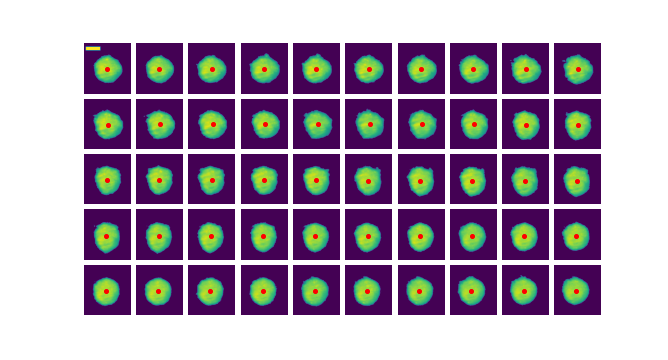
#> input picture llsmvis/extensions/hp3d/template_report_for_single_dataset/check_mass_center_on_smip_XY.png, 668 x 360 px, found by its file name
$ python resize_and_pad_image_to_square.py   (older library calls are emulated)
#> lines starting #> are read from the running program, lines starting #| are printed output that depends on the picture
from PIL import Image, ImageOps
import cv2

desired_size = 368
im_pth = "F:\Papers\Xiyu\compiled_hp3d_report_elements\hp3d\2021-09-22-cell3\check_mass_center_on_smip_XY.png"

# [24 lines of commented-out code are left out]
im = cv2.imread(im_pth)
#> im is the input picture: shape (360, 668, 3); mean B, G, R 172.1, 153.4, 167.5
old_size = im.shape[:2] # old_size is in (height, width) format
#> old_size = (360, 668)
ratio = float(desired_size)/max(old_size)
#> ratio = 0.551
new_size = tuple([int(x*ratio) for x in old_size])
#> new_size = (198, 368)

# new_size should be in (width, height) format
im = cv2.resize(im, (new_size[1], new_size[0]))
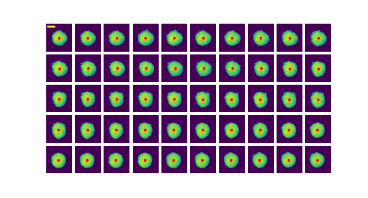
#> im: shape (198, 368, 3); mean B, G, R 172.5, 154, 167.8

delta_w = desired_size - new_size[1]
#> delta_w = 0
delta_h = desired_size - new_size[0]
#> delta_h = 170
top, bottom = delta_h//2, delta_h-(delta_h//2)
#> top = 85; bottom = 85
left, right = delta_w//2, delta_w-(delta_w//2)
#> left = 0; right = 0

color = [0, 0, 0]
new_im = cv2.copyMakeBorder(im, top, bottom, left, right, cv2.BORDER_CONSTANT,
    value=color)
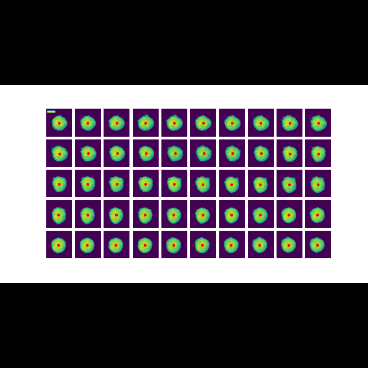
#> new_im: shape (368, 368, 3); mean B, G, R 92.8, 82.8, 90.3

cv2.imshow("image", new_im)
cv2.waitKey(0)
cv2.destroyAllWindows()

$ run again, with llsmvis/extensions/hp3d/template_report_for_single_dataset/check_mass_center_on_smip_XZ.png copied over llsmvis/extensions/hp3d/template_report_for_single_dataset/check_mass_center_on_smip_XY.png
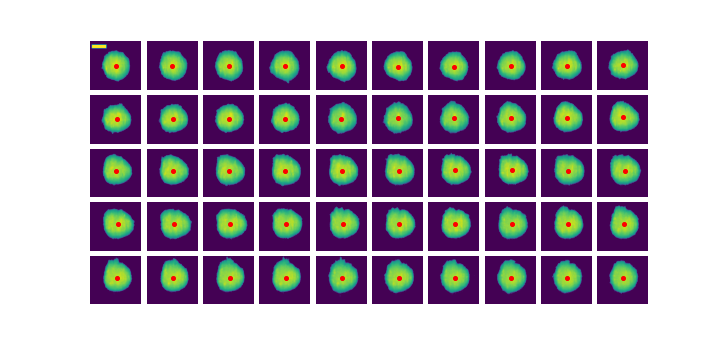
#> input picture llsmvis/extensions/hp3d/template_report_for_single_dataset/check_mass_center_on_smip_XZ.png, 720 x 348 px, found by its file name
#> im is the input picture: shape (348, 720, 3); mean B, G, R 172.5, 154.6, 166.5
#> `im = cv2.resize(im, (new_size[1], new_size[0]))`:
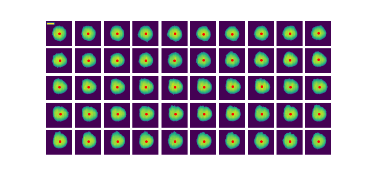
#> im: shape (177, 368, 3); mean B, G, R 172.7, 154.9, 166.7
#> `new_im = cv2.copyMakeBorder(im, top, bottom, left, right, cv2.BORDER_C..`:
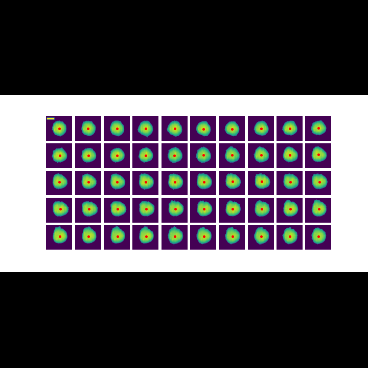
#> new_im: shape (368, 368, 3); mean B, G, R 83.1, 74.5, 80.2
